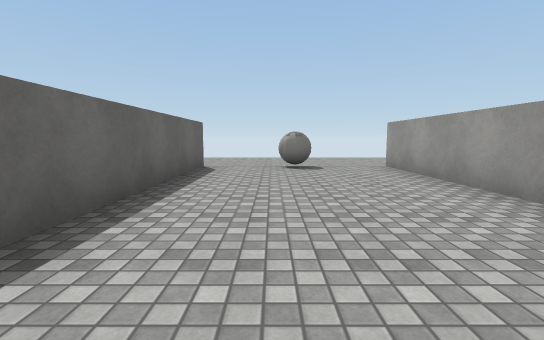
view 1 (above)

17 first-person views from a walk through a Unity game level. The camera is 1.2 m above the floor, tilts 6° down and sees 85° across. The floor is counted in squares, 2 m on a side. Each view is taken from the middle of a square. On the plan, view 1 faces up. The plan holds only what a view shows up to about 9 squares ahead; the rest is blank. The place goes on beyond the plan. Surface patterns are stand-ins for the level's own textures.

view 2
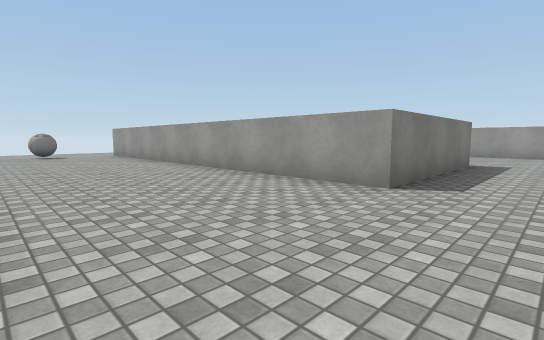

view 3
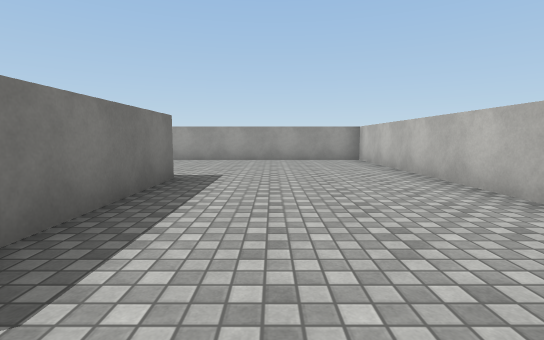

view 4
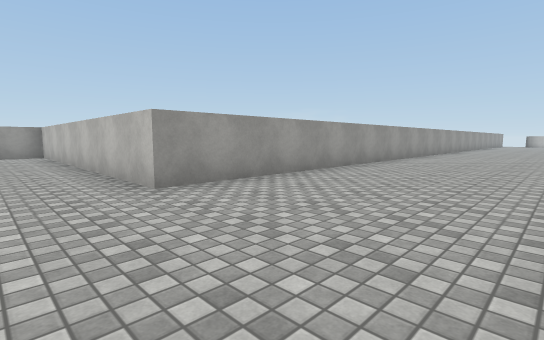

view 5
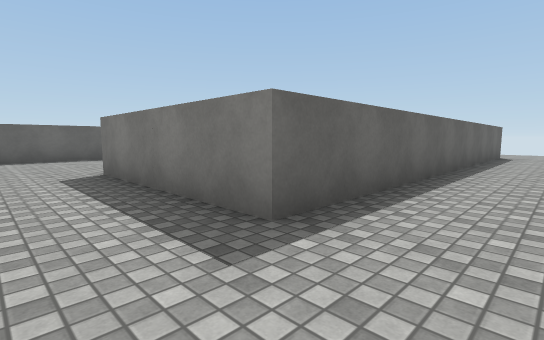

view 6
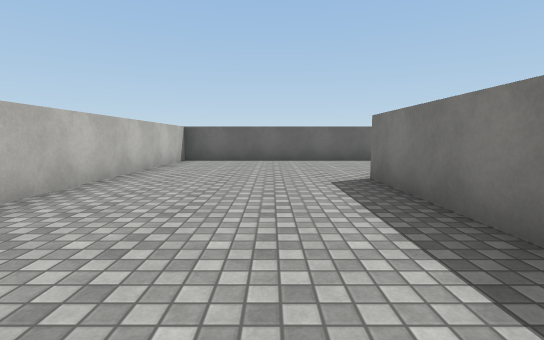

view 7
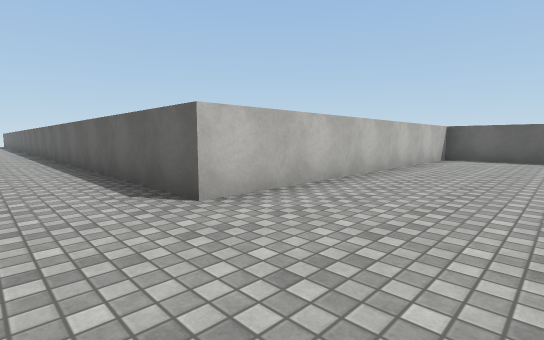

view 8
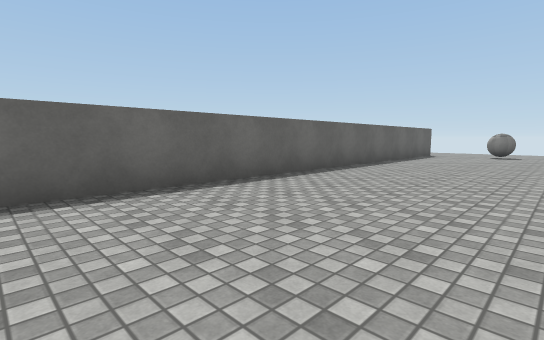

view 9
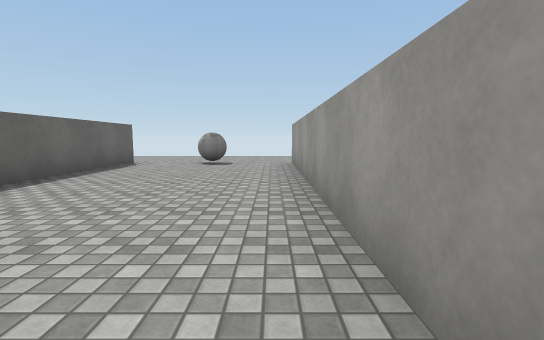

view 10
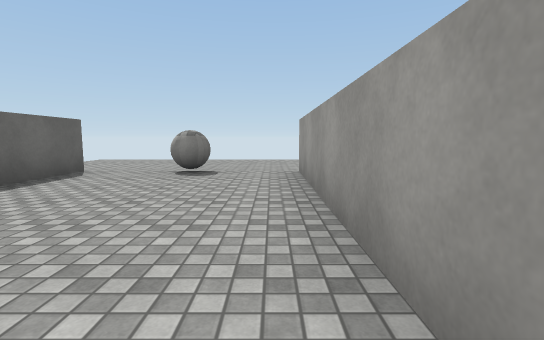

view 11
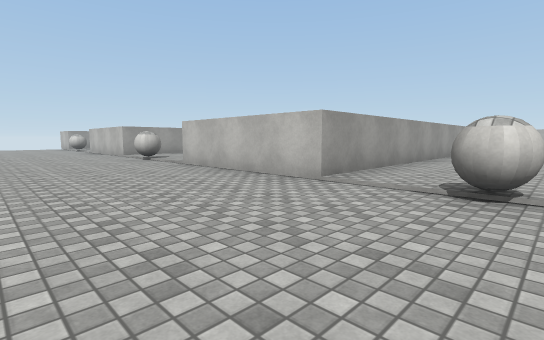

view 12
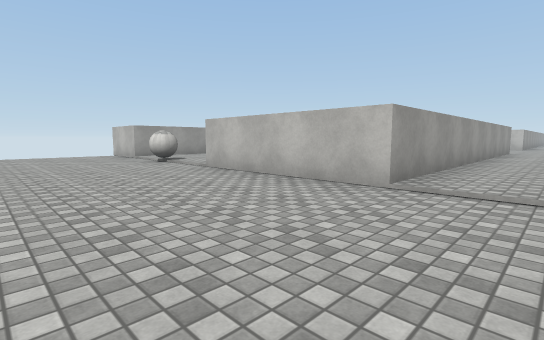

view 13
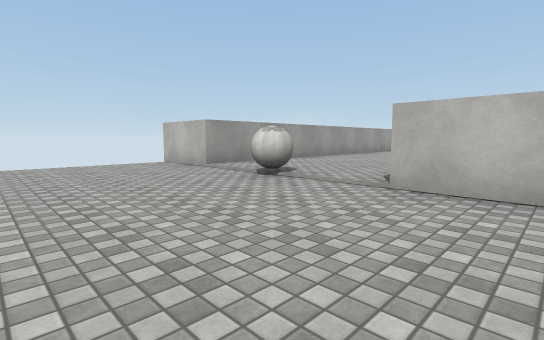

view 14
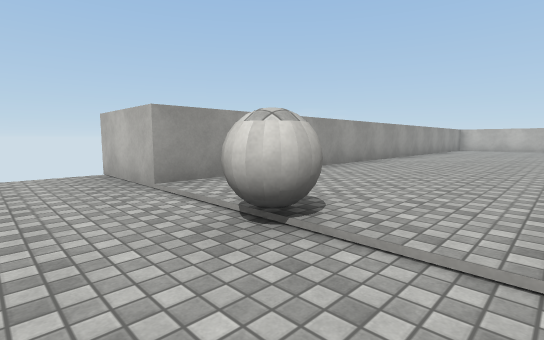

view 15
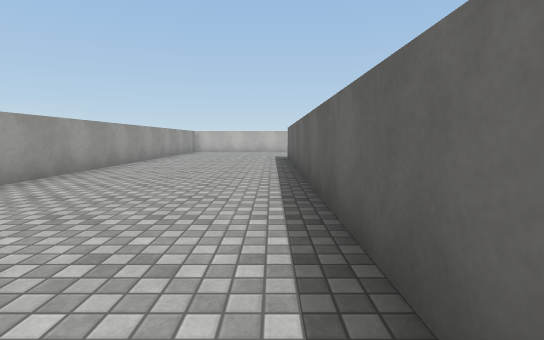

view 16
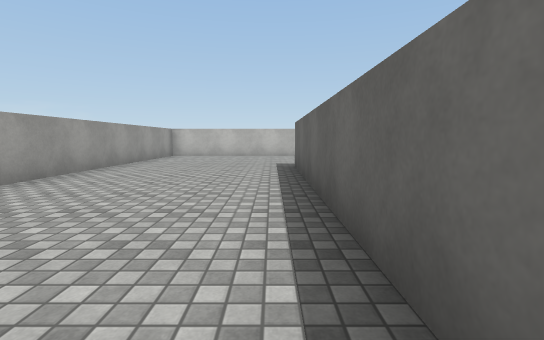

view 17
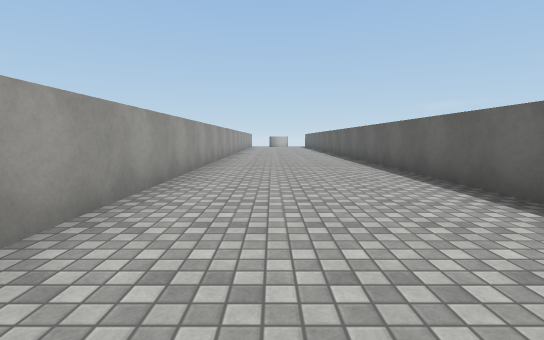

### Floor plan
Points are (right, up) in squares from view 1. A wall is a line through its corners. A room is listed if a view was taken in it or the views show most of it. See-through windows are left out.
Room 1 (views 1, 2, 3, 4, 5, 6, 7, 8, 9, 10, 11, 12, 13, 14, 15, 16, 17)
walls: (-5.5, -0.5) (-5.5, 6.5) (-1.5, 6.5) (-1.5, -3.5) (-5.5, -3.5); (6.5, -3.5) (2.5, -3.5) (2.5, 6.5) (6.5, 6.5); (6.5, 5.5) (6.5, -2.8); (-9.5, 6.5) (-9.5, -7.5) (-1.5, -7.5) (-1.5, -19.5); (2.5, -19.5) (2.5, -7.5) (10.5, -7.5) (10.5, 6.5) (12.5, 6.5)

Where each view was taken, in squares from view 1:
view 1: 0 up, 0 right, facing up
view 2: 5 down, 1 left, facing up-right
view 3: 5 down, 2 right, facing right
view 4: 6 down, 1 left, facing down-right
view 5: 5 down, 0 right, facing up-left
view 6: 5 down, 1 left, facing left
view 7: 5 down, 0 right, facing down-left
view 8: 5 down, 6 left, facing up-left
view 9: 1 down, 6 left, facing up
view 10: 1 up, 6 left, facing up
view 11: 10 up, 8 left, facing down-right
view 12: 10 up, 1 right, facing down-right
view 13: 10 up, 5 right, facing down-right
view 14: 8 up, 7 right, facing down-right
view 15: 6 up, 7 right, facing down
view 16: 3 up, 7 right, facing down
view 17: 11 down, 1 right, facing down
